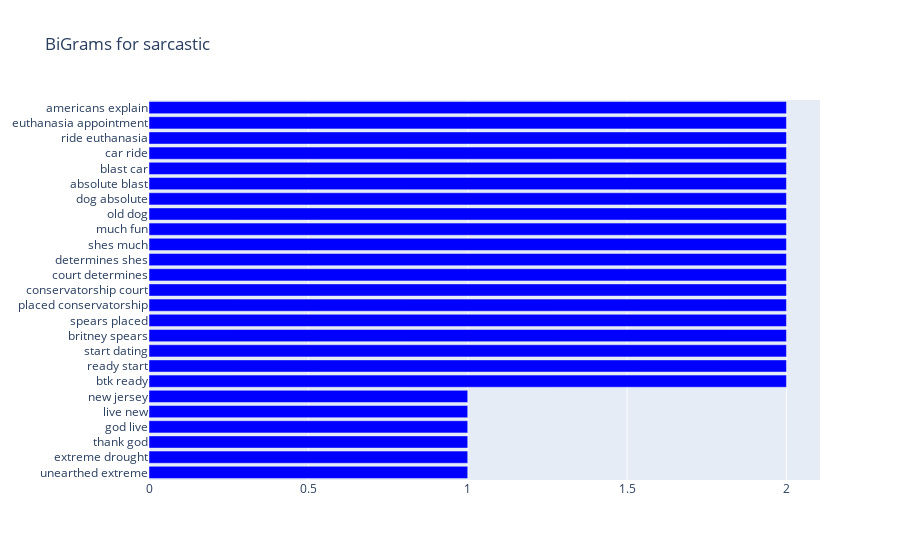

Here is the notebook cell this chart was saved with:
### Code cell
def generate_ngrams(text, n_gram=1):
    token = [token for token in text.lower().split(" ") if token != "" if token not in STOPWORDS]
    ngrams = zip(*[token[i:] for i in range(n_gram)])
    return [" ".join(ngram) for ngram in ngrams]

def horizontal_bar_chart(df, color):
    trace = go.Bar(
        y=df["word"].values[::-1],
        x=df["wordcount"].values[::-1],
        showlegend=False,
        orientation = 'h',
        marker=dict(
            color=color,
        ),
    )
    return trace

freq_dict = defaultdict(int)

for sent,tag in zip(df['headline'], df['is_sarcastic']):
    if tag == '1':
        for word in generate_ngrams(sent,2):
            freq_dict[word] += 1
fd_sorted = pd.DataFrame(sorted(freq_dict.items(), key=lambda x: x[1])[::-1])
fd_sorted.columns = ["word", "wordcount"]
trace0 = horizontal_bar_chart(fd_sorted.head(25), 'Blue')

layout = go.Layout(title='BiGrams for sarcastic')

fig = go.Figure(data=trace0, layout=layout)
iplot(fig, filename='style-bar')

### Figure 1 — Plotly figure (JSON) as saved in the notebook; plotly's stock layout.template omitted (floating-point values rounded to 4 significant figures)
{"data": [{"marker": {"color": "Blue"}, "orientation": "h", "showlegend": false, "type": "bar", "x": [1, 1, 1, 1, 1, 1, 2, 2, 2, 2, 2, 2, 2, 2, 2, 2, 2, 2, 2, 2, 2, 2, 2, 2, 2], "y": ["unearthed extreme", "extreme drought", "thank god", "god live", "live new", "new jersey", "btk ready", "ready start", "start dating", "britney spears", "spears placed", "placed conservatorship", "conservatorship court", "court determines", "determines shes", "shes much", "much fun", "old dog", "dog absolute", "absolute blast", "blast car", "car ride", "ride euthanasia", "euthanasia appointment", "americans explain"]}], "layout": {"title": {"text": "BiGrams for sarcastic"}}}
